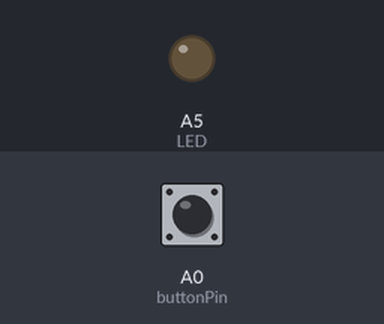
Simulated run of this sketch. Board: Arduino Uno, built with avr-gcc and run on an emulated ATmega328P. On the bench: output pins drawn as LEDs (lit = HIGH). Inputs (shaded band) come from the test bench; at power-on: A0 (buttonPin) LOW.

Above: at 1.2 s.
1.3 s: A0 (buttonPin) pulled HIGH for 0.15 s
At 2.5 s:
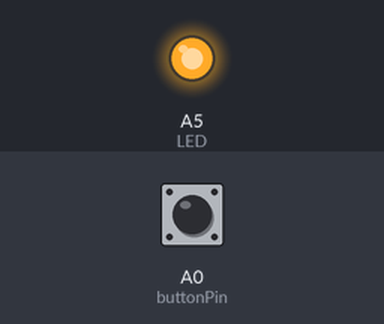
2.9 s: A0 (buttonPin) pulled HIGH for 1 s
At 3.8 s:
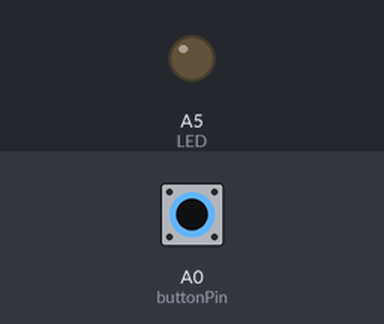
5.4 s: A0 (buttonPin) pulled HIGH for 3.2 s
At 5.7 s:
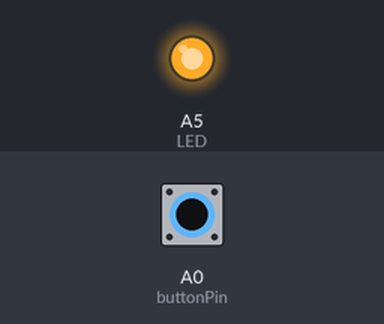
Timing chart, 0 to 8.4 s (numbered marks = the images above; inputs shaded):
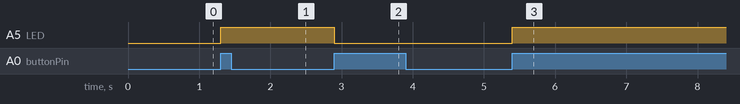

Measured:
- after the input at 1.3 s, A5 (LED): LOW → HIGH at once
- after the input at 2.9 s, A5 (LED): HIGH → LOW at once
- after the input at 5.4 s, A5 (LED): LOW → HIGH at once

The sketch:

27Button.ino
```cpp
//RGB
int LED = A5;
//state
int LEDState=0;
int buttonNew;
int buttonOld=0;


//button
int buttonRead;
int buttonPin=A0;

void setup() {
  // put your setup code here, to run once:
Serial.begin(9600);
pinMode(LED, OUTPUT);

pinMode(buttonPin,INPUT);

}


void loop() {
//if you press the button, button new stores the value 1
buttonNew=digitalRead(buttonPin);
//THE DEFAULT IS OFF
//buttonOld is 0 from the beginning, buttonNew is now 1 because you pressed the button
//both of these are true at the start
//The default is that this is false, and becomes true if you press the button.
//Press the button and state becomes equal to one.
//Press again, and state becomess the default and you are thrown back to beginning of the decision loop.
if(buttonOld==0 && buttonNew == 1){
  //LEDState is 0 from the beginning
  //IF DEFAULT VALUE AND PRESS BUTTON
  if(LEDState==0){
    //the button is turned on

      digitalWrite(LED, HIGH);

    //LED state is set to 1
    LEDState=1;

    //IF PRESS AGAIN RETURN TO DEFAULT
    //else statement only happens if you enter the if statement in the first place
  } else {
    digitalWrite(LED, LOW);
    LEDState=0;


  }


}

  buttonOld=buttonNew;

}
```
